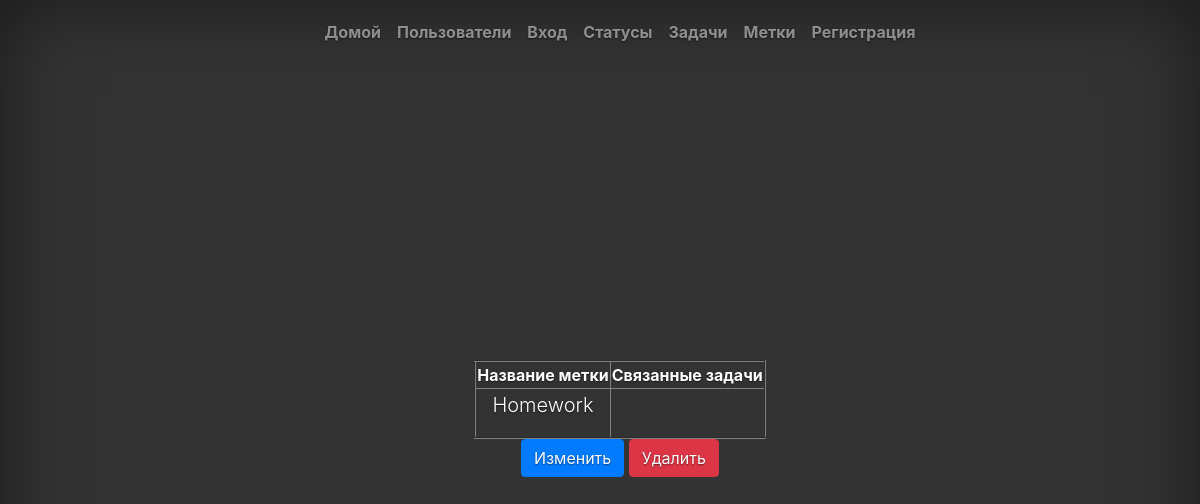
The page /labels/3/ on the database as committed earlier.
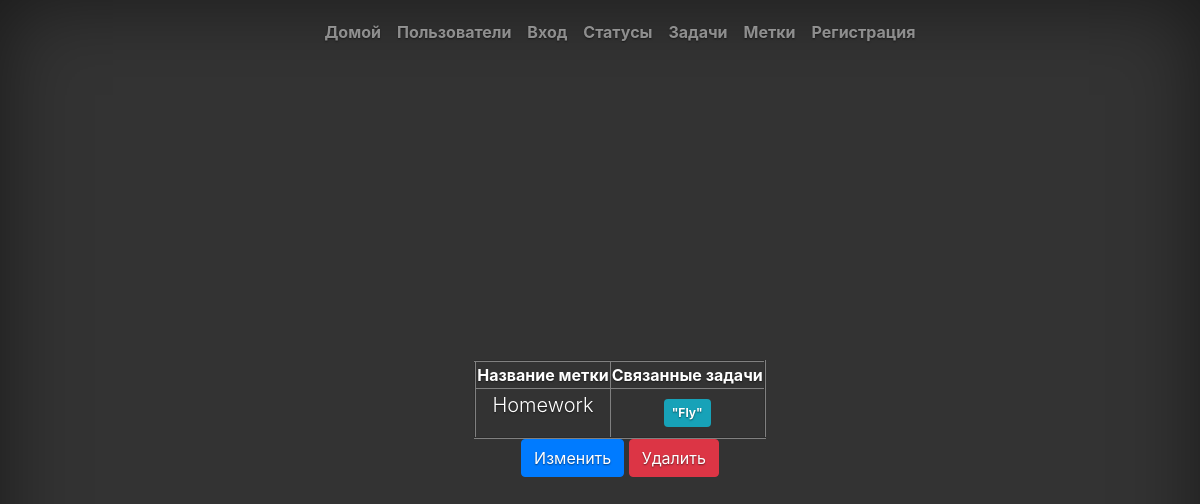
The same page on the database as committed later.
### tasks/models.py (models this page shows, shortened)
class Task(models.Model):
    name = models.CharField('Имя', max_length=50, null=True, blank=True)
    description = models.TextField('Описание', max_length=150, null=True, blank=True)
    status = models.ForeignKey(TaskStatus, verbose_name='Статус', null=True, blank=True, on_delete=models.PROTECT)
    creator = models.ForeignKey(CustomUser, verbose_name='Автор', on_delete=models.CASCADE, null=True, blank=True, related_name='creator')
    executor = models.ForeignKey(CustomUser, verbose_name='Исполнитель', on_delete=models.PROTECT, null=True, blank=True, related_name='executor')
    labels = models.ManyToManyField(Label, through='RelatedModel', through_fields=('task', 'label'), blank=True, verbose_name='Метки')
    class Meta():
        ordering = ['name']
    def __str__(self):
        return self.name

### task_manager/views.py (the view)
# urls.py: path('labels/<int:pk>/', views.LabelView.as_view(), name='label'),
class LabelView(generic.DetailView):
    model = Label
    template_name = 'label_view.html'

### task_manager/templates/label_view.html (shortened to what this page needs)
{% extends 'index.html' %}
{% load bootstrap4 %}
{% load i18n %}
{% block welcome %}
<body class="text-center">
	<table border="2" align="center">
		<tr>
			<th>Название метки</th>
			<th>Связанные задачи</th>
		</tr>
		<tr>
			<td>
				<p class="lead">{{ object.name }}</p>
			</td>
			<td>
				{% for task in object.task_set.all %}
					<span class="badge badge-info p-2">"{{ task }}"</span>
				{% endfor %}
			</td>
		</tr>
	</table>
	<a class="btn btn-primary" href={% url 'update_label' object.id %}>{% translate "Изменить" %}</a>
	<a class="btn btn-danger" href={% url 'delete_label' object.id %}>{% translate "Удалить" %}</a>
</body>
{% endblock welcome %}

Rows that differ between the two databases and show on the page:
added Task: name "Fly"
